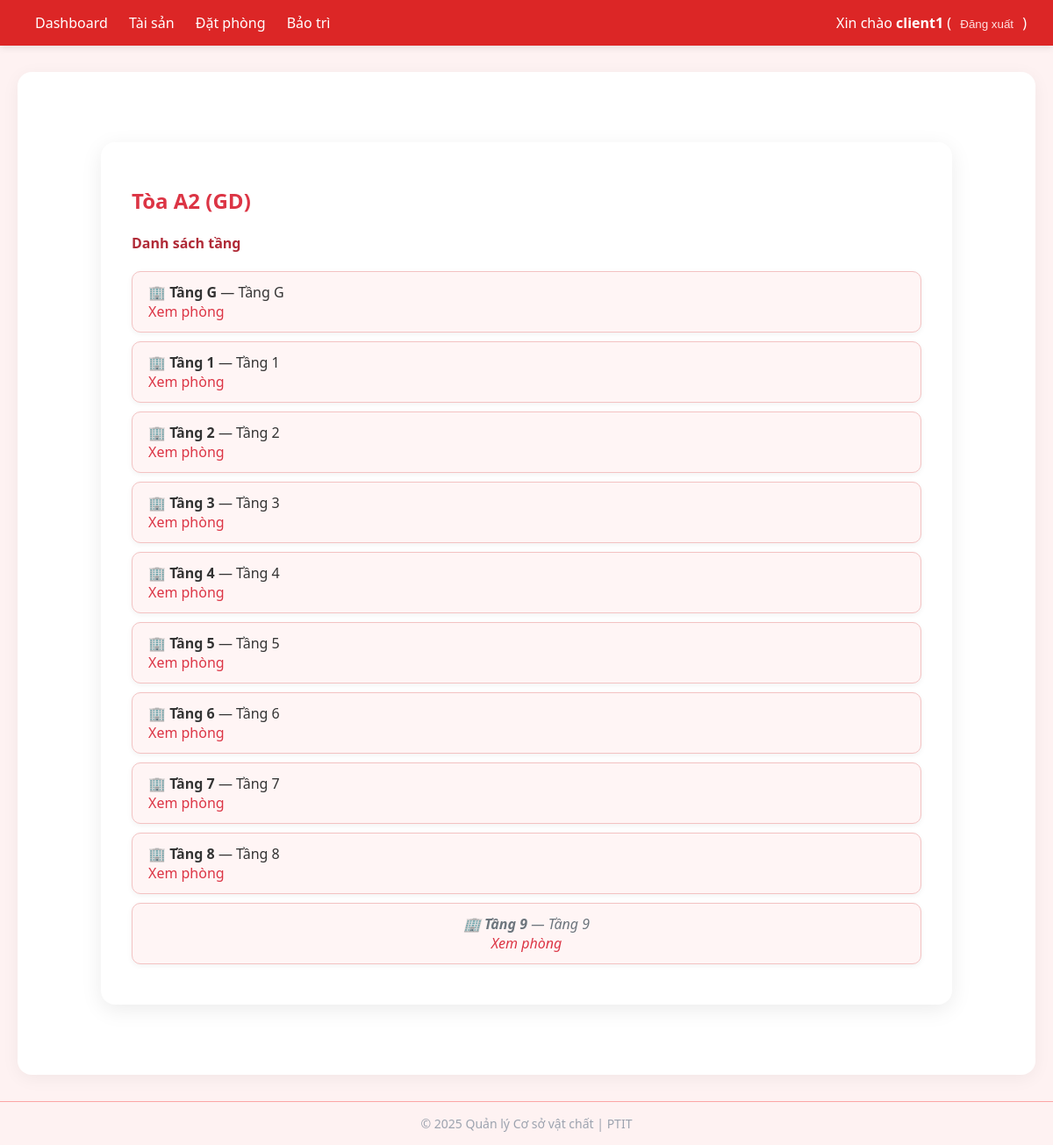
/buildings/1/ (signed in), run on the app's committed database.
### core/models.py (models this page shows, shortened)
class Building(models.Model):
    code = models.CharField(max_length=50, unique=True)
    name = models.CharField(max_length=200)
    description = models.TextField(blank=True)

class Floor(models.Model):
    building = models.ForeignKey(Building, on_delete=models.CASCADE, related_name='floors')
    number = models.CharField(max_length=20)
    name = models.CharField(max_length=200, blank=True)
    class Meta:
        unique_together = ('building', 'number')

### core/views.py (the view)
# urls.py: path('buildings/<int:pk>/', views.building_detail, name='building_detail'),
@login_required
def building_detail(request, pk):
    building = get_object_or_404(Building, pk=pk)
    floors = building.floors.all()
    return render(request, 'core/building_detail.html', {'building': building, 'floors': floors})

### templates/core/building_detail.html (shortened to what this page needs)
{% extends 'core/base.html' %}
{% block content %}
<div class="building-detail-container">
    <h2>{{ building.name }} ({{ building.code }})</h2>
    <h4>Danh sách tầng</h4>
    <ul>
      {% for f in floors %}
        <li>
          🏢 <strong>Tầng {{ f.number }}</strong> — {{ f.name }}
          <br>
          <a href="{% url 'room_list' f.pk %}">Xem phòng</a>
        </li>
      {% empty %}
        <li>Không có tầng nào trong tòa nhà này.</li>
      {% endfor %}
    </ul>
</div>
{% endblock %}

### templates/core/base.html (shortened to what this page needs)
<!doctype html>
<html lang="vi">
  <head>
    <link rel="stylesheet" href="https://cdnjs.cloudflare.com/ajax/libs/mini.css/3.0.1/mini-default.min.css">
  </head>
  <body>
    <header>
      <div class="nav-links">
        <a href="{% url 'dashboard' %}">Dashboard</a>
        <a href="{% url 'asset_hierarchy' %}">Tài sản</a>
        <a href="{% url 'room_booking_list' %}">Đặt phòng</a>
        <a href="{% url 'maintenance_list' %}">Bảo trì</a>
      </div>
      <div class="user-info">
        {% if user.is_authenticated %}
          Xin chào <strong>{{ user.username }}</strong> (
          <form method="post" action="{% url 'logout' %}" style="display:inline">
            <button type="submit">Đăng xuất</button>
          </form>
          )
        {% else %}
          <a href="{% url 'login' %}">Đăng nhập</a>
        {% endif %}
      </div>
    </header>
    <main class="container">
      {% block content %}{% endblock %}
    </main>
    <footer>
      © 2025 Quản lý Cơ sở vật chất | PTIT
    </footer>
  </body>
</html>

### templates/core/base.html (style rules this page uses)
body { background: #fef2f2; font-family: "Segoe UI", Roboto, sans-serif; margin: 0; color: #333; }
header { background: #dc2626; color: white; padding: 15px 30px; display: flex; align-items: center; justify-content: space-between; box-shadow: 0 2px 8px rgba(0,0,0,0.1); }
header a { color: white; text-decoration: none; font-weight: 500; margin: 0 10px; transition: color 0.3s; }
header form button { color: #fee2e2; font-weight: 500; border: none; background: none; cursor: pointer; transition: color 0.3s; }
main.container { max-width: 1100px; margin: 30px auto; background: white; padding: 30px; border-radius: 16px; box-shadow: 0 4px 20px rgba(0,0,0,0.05); animation: fadeIn 0.4s ease-in-out; }
h1, h2, h3 { color: #991b1b; }
footer { text-align: center; padding: 15px; color: #9ca3af; font-size: 14px; background: #fef2f2; border-top: 1px solid #fca5a5; }

### templates/core/building_detail.html (style rules this page uses)
.building-detail-container { max-width: 900px; margin: 50px auto; background: #fff; padding: 30px 35px; border-radius: 16px; box-shadow: 0 6px 25px rgba(0, 0, 0, 0.08); animation: fadeIn 0.4s ease-in-out; }
.building-detail-container h2 { font-weight: 700; color: #dc3545; margin-bottom: 10px; }
.building-detail-container h4 { color: #b02a37; font-weight: 600; }
.building-detail-container ul { list-style: none; padding: 0; margin-top: 15px; }
.building-detail-container ul li { background: #fff5f5; border: 1px solid #f3c2c2; border-radius: 10px; padding: 12px 18px; margin-bottom: 10px; box-shadow: 0 2px 6px rgba(0,0,0,0.05); transition: all 0.25s ease-in-out; }
.building-detail-container a { color: #dc3545; text-decoration: none; font-weight: 500; }
.building-detail-container li:last-child { text-align: center; font-style: italic; color: #6c757d; }

### data on the page
Building: name "Tòa A2", code "GD"
Floor: number "G", name "Tầng G"
Floor: number "1", name "Tầng 1"
Floor: number "2", name "Tầng 2"
Floor: number "3", name "Tầng 3"
Floor: number "4", name "Tầng 4"
Floor: number "5", name "Tầng 5"
Floor: number "6", name "Tầng 6"
Floor: number "7", name "Tầng 7"
Floor: number "8", name "Tầng 8"
Floor: number "9", name "Tầng 9"

### other printed values
{{ user.username }} "client1"
